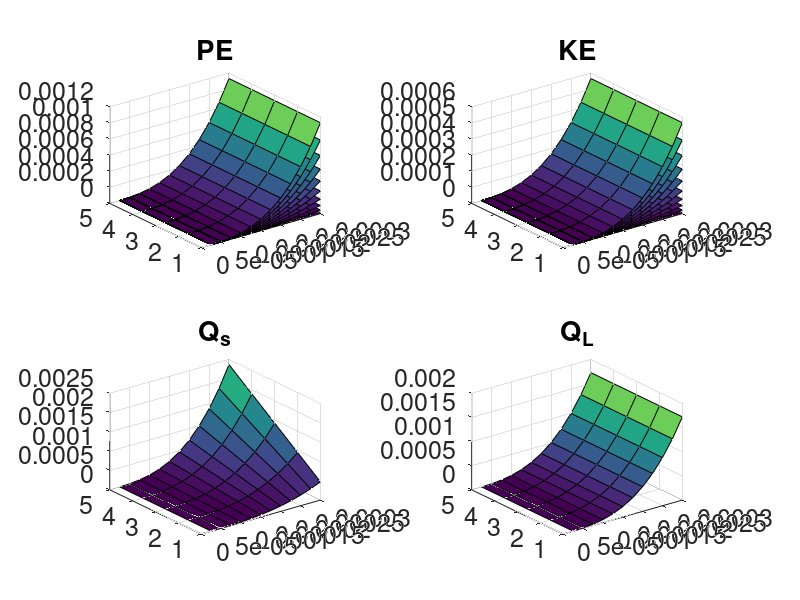
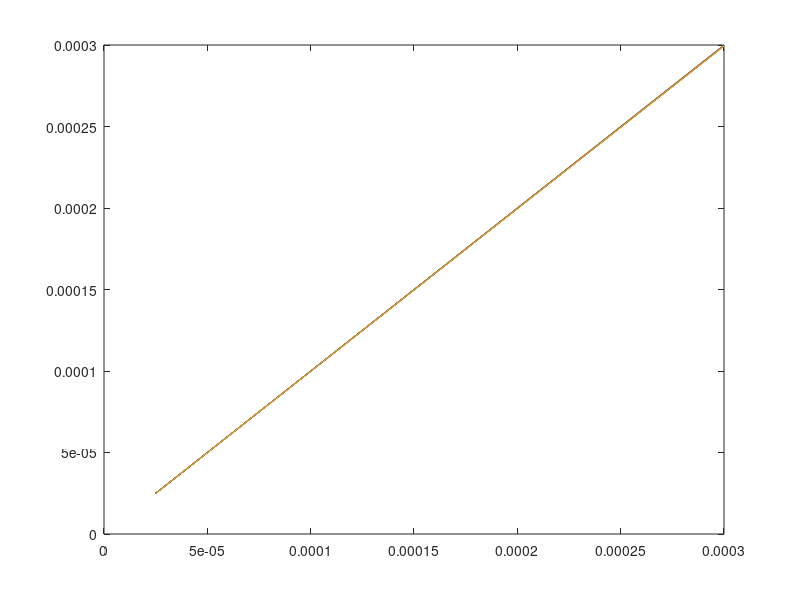
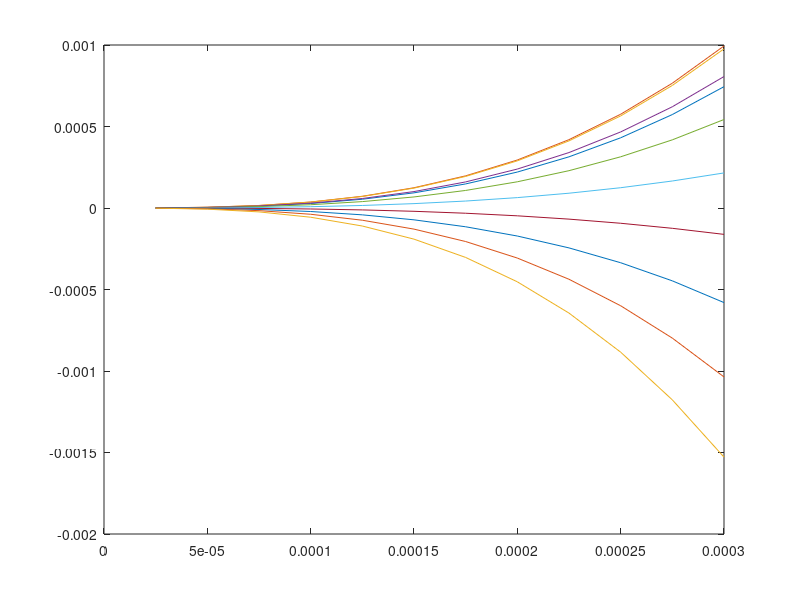
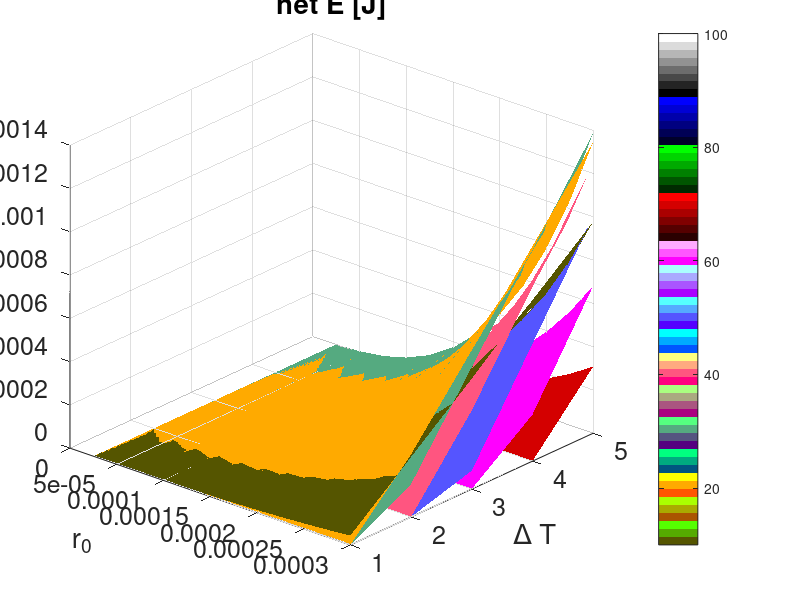

Reproduce these figures in MATLAB, in order.
clear;clc;close all




r_0_vec = (25:25:300)*1e-6; % radii in meters
DT_vec  = 1:5;       % initial temperature difference between the air and sea
% in degrees Celsius, air temp is always 18
U_vec   = 10:10:100;  % wind speed in m/s


%% ---------- Begin ------------------------------

[r_0,DT] = meshgrid(r_0_vec,DT_vec);

V = 4/3*pi*r_0.^3;
rho_s = 1000; % kg m^-3
g     = 9.81; % m/s
c_ps  = 4189.5; % J kg^-1 K ^-1
L_v   = 2257000; % J kg^-1
tau_T = 0.3;
tau_r = 300;
r_eq = 2/3*r_0;
S0 = 34;

i = 1;
t_flight_vec = [.1];
for t_flight_ind = 1:length(t_flight_vec)
    for U = [10:10:100]
         t_flight = 2*U/g*t_flight_vec(t_flight_ind);
        

        
        Tf  = (-DT)*exp(-t_flight/tau_T)+DT;
        
        
        figure(3)
        rf  = (r_0-r_eq)*exp(-t_flight/tau_r)+r_eq;
        plot(r_0(1,:),rf(1,:))
        hold on
        %% Mechanical Energy ------------------------------
        KE    = 0.5.*rho_s.*V.*U.^2;
        PE = rho_s.*V.*g.*(U.^2./g);
        
        %% Thermal Energy ---------------------------------
        
        Q_s = rho_s.*V.*c_ps.*Tf;
        Q_L = rho_s.*V.*L_v.*(1 - (rf./r_0).^3);
        
        %%
        
        net_E(:,:,i) = max(Q_s-Q_L,0*zeros(size(Q_s))) - (KE+PE);
        
        figure(1)
        subplot(2,2,1)
        surf(r_0,DT,PE)
        title('PE')
        hold on
        
        subplot(2,2,2)
        surf(r_0,DT,KE)
        title('KE')
        hold on
        
        figure(4)
        plot(r_0(1,:),net_E(4,:,i))
        hold on
        
        figure(10)
        subplot(1,length(t_flight_vec),t_flight_ind)
        surf(r_0,DT,net_E(:,:,i).*(net_E(:,:,i)>0),U*ones(size(net_E(:,:,i).*(net_E(:,:,i)>0))))
        colormap(colorcube)
%         title(sprintf('net for t_f = %f ',t_flight))
        xlabel('r_0')
        ylabel('\Delta T')
        title('net E [J]')
           shading interp
        set(gca,'fontsize',18,'view',[40.900000000000006 26])
        colorbar
        caxis([10 100])
        set(gcf,'color','w','position',[597   232   832   573])
        i = i + 1;
        hold on
    end
    figure(1)
    
    subplot(2,2,3)
    surf(r_0,DT,Q_s)
    title('Q_s')

    subplot(2,2,4)
    surf(r_0,DT,Q_L)
    title('Q_L')
    for i = 1:4
        subplot(2,2,i)
        set(gca,'fontsize',18)
    end
    set(gcf,'color','w')
end
    
    
    
    %{
    addpath ~/Documents/MATLAB/util/export_fig/
 export_fig(gcf,'individ_E_comp.pdf')
 copyfile('individ_E_comp.pdf','~/MIT/Research/EmanuelGroup/GAMEStudentSeminar_15112017/')

    
 export_fig(gcf,'individ_E_comp.pdf')
 copyfile('individ_E_comp.pdf','~/MIT/Research/EmanuelGroup/GAMEStudentSeminar_15112017/')


 export_fig(gcf,sprintf('net_E_U%03d.pdf',U))
 copyfile(sprintf('net_E_U%03d.pdf',U),'~/MIT/Research/EmanuelGroup/GAMEStudentSeminar_15112017/')

%}
    
    
    
    
    
    
    
    
    
    
    
    
    
    
    
    
    
    
    
    
    
    
    
    
    
    
    
